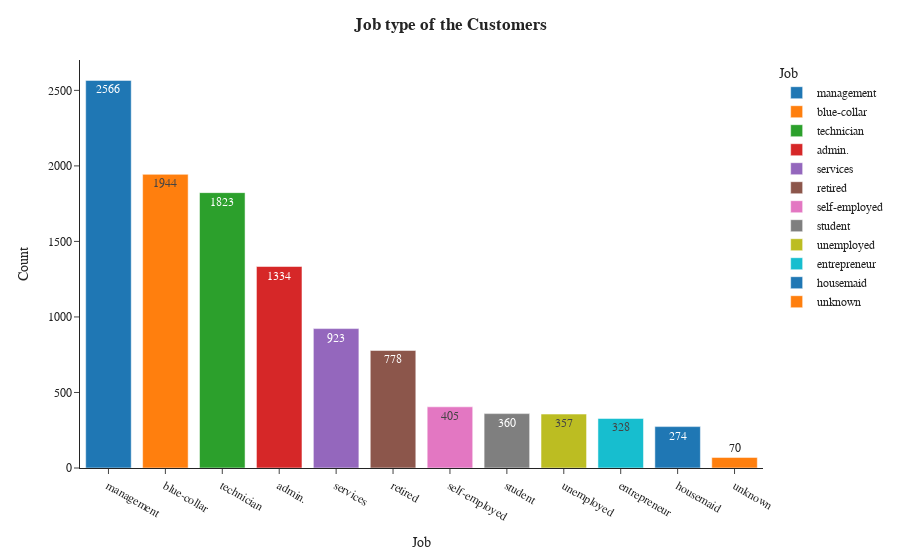

This figure's notebook cell:
### Code cell
job_counts = data['job'].value_counts().reset_index()
job_counts.columns = ['Job', 'Count']
fig = px.bar(job_counts, x='Job', y='Count', color='Job', text='Count', template='simple_white')
fig.update_layout(title_x=0.5,title_text='<b>Job type of the Customers',font_family="Times New Roman",title_font_family="Times New Roman")

fig.show()

### Figure 1 — Plotly figure (JSON) as saved in the notebook; plotly's stock layout.template omitted (floating-point values rounded to 4 significant figures)
{"data": [{"alignmentgroup": "True", "hovertemplate": "Job=%{x}<br>Count=%{text}<extra></extra>", "legendgroup": "management", "marker": {"color": "#1F77B4", "pattern": {"shape": ""}}, "name": "management", "offsetgroup": "management", "orientation": "v", "showlegend": true, "text": [2566], "textposition": "auto", "type": "bar", "x": ["management"], "xaxis": "x", "y": [2566], "yaxis": "y"}, {"alignmentgroup": "True", "hovertemplate": "Job=%{x}<br>Count=%{text}<extra></extra>", "legendgroup": "blue-collar", "marker": {"color": "#FF7F0E", "pattern": {"shape": ""}}, "name": "blue-collar", "offsetgroup": "blue-collar", "orientation": "v", "showlegend": true, "text": [1944], "textposition": "auto", "type": "bar", "x": ["blue-collar"], "xaxis": "x", "y": [1944], "yaxis": "y"}, {"alignmentgroup": "True", "hovertemplate": "Job=%{x}<br>Count=%{text}<extra></extra>", "legendgroup": "technician", "marker": {"color": "#2CA02C", "pattern": {"shape": ""}}, "name": "technician", "offsetgroup": "technician", "orientation": "v", "showlegend": true, "text": [1823], "textposition": "auto", "type": "bar", "x": ["technician"], "xaxis": "x", "y": [1823], "yaxis": "y"}, {"alignmentgroup": "True", "hovertemplate": "Job=%{x}<br>Count=%{text}<extra></extra>", "legendgroup": "admin.", "marker": {"color": "#D62728", "pattern": {"shape": ""}}, "name": "admin.", "offsetgroup": "admin.", "orientation": "v", "showlegend": true, "text": [1334], "textposition": "auto", "type": "bar", "x": ["admin."], "xaxis": "x", "y": [1334], "yaxis": "y"}, {"alignmentgroup": "True", "hovertemplate": "Job=%{x}<br>Count=%{text}<extra></extra>", "legendgroup": "services", "marker": {"color": "#9467BD", "pattern": {"shape": ""}}, "name": "services", "offsetgroup": "services", "orientation": "v", "showlegend": true, "text": [923], "textposition": "auto", "type": "bar", "x": ["services"], "xaxis": "x", "y": [923], "yaxis": "y"}, {"alignmentgroup": "True", "hovertemplate": "Job=%{x}<br>Count=%{text}<extra></extra>", "legendgroup": "retired", "marker": {"color": "#8C564B", "pattern": {"shape": ""}}, "name": "retired", "offsetgroup": "retired", "orientation": "v", "showlegend": true, "text": [778], "textposition": "auto", "type": "bar", "x": ["retired"], "xaxis": "x", "y": [778], "yaxis": "y"}, {"alignmentgroup": "True", "hovertemplate": "Job=%{x}<br>Count=%{text}<extra></extra>", "legendgroup": "self-employed", "marker": {"color": "#E377C2", "pattern": {"shape": ""}}, "name": "self-employed", "offsetgroup": "self-employed", "orientation": "v", "showlegend": true, "text": [405], "textposition": "auto", "type": "bar", "x": ["self-employed"], "xaxis": "x", "y": [405], "yaxis": "y"}, {"alignmentgroup": "True", "hovertemplate": "Job=%{x}<br>Count=%{text}<extra></extra>", "legendgroup": "student", "marker": {"color": "#7F7F7F", "pattern": {"shape": ""}}, "name": "student", "offsetgroup": "student", "orientation": "v", "showlegend": true, "text": [360], "textposition": "auto", "type": "bar", "x": ["student"], "xaxis": "x", "y": [360], "yaxis": "y"}, {"alignmentgroup": "True", "hovertemplate": "Job=%{x}<br>Count=%{text}<extra></extra>", "legendgroup": "unemployed", "marker": {"color": "#BCBD22", "pattern": {"shape": ""}}, "name": "unemployed", "offsetgroup": "unemployed", "orientation": "v", "showlegend": true, "text": [357], "textposition": "auto", "type": "bar", "x": ["unemployed"], "xaxis": "x", "y": [357], "yaxis": "y"}, {"alignmentgroup": "True", "hovertemplate": "Job=%{x}<br>Count=%{text}<extra></extra>", "legendgroup": "entrepreneur", "marker": {"color": "#17BECF", "pattern": {"shape": ""}}, "name": "entrepreneur", "offsetgroup": "entrepreneur", "orientation": "v", "showlegend": true, "text": [328], "textposition": "auto", "type": "bar", "x": ["entrepreneur"], "xaxis": "x", "y": [328], "yaxis": "y"}, {"alignmentgroup": "True", "hovertemplate": "Job=%{x}<br>Count=%{text}<extra></extra>", "legendgroup": "housemaid", "marker": {"color": "#1F77B4", "pattern": {"shape": ""}}, "name": "housemaid", "offsetgroup": "housemaid", "orientation": "v", "showlegend": true, "text": [274], "textposition": "auto", "type": "bar", "x": ["housemaid"], "xaxis": "x", "y": [274], "yaxis": "y"}, {"alignmentgroup": "True", "hovertemplate": "Job=%{x}<br>Count=%{text}<extra></extra>", "legendgroup": "unknown", "marker": {"color": "#FF7F0E", "pattern": {"shape": ""}}, "name": "unknown", "offsetgroup": "unknown", "orientation": "v", "showlegend": true, "text": [70], "textposition": "auto", "type": "bar", "x": ["unknown"], "xaxis": "x", "y": [70], "yaxis": "y"}], "layout": {"barmode": "relative", "font": {"family": "Times New Roman"}, "legend": {"title": {"text": "Job"}, "tracegroupgap": 0}, "margin": {"t": 60}, "title": {"font": {"family": "Times New Roman"}, "text": "<b>Job type of the Customers", "x": 0.5}, "xaxis": {"anchor": "y", "categoryarray": ["management", "blue-collar", "technician", "admin.", "services", "retired", "self-employed", "student", "unemployed", "entrepreneur", "housemaid", "unknown"], "categoryorder": "array", "domain": [0, 1], "title": {"text": "Job"}}, "yaxis": {"anchor": "x", "domain": [0, 1], "title": {"text": "Count"}}}}
